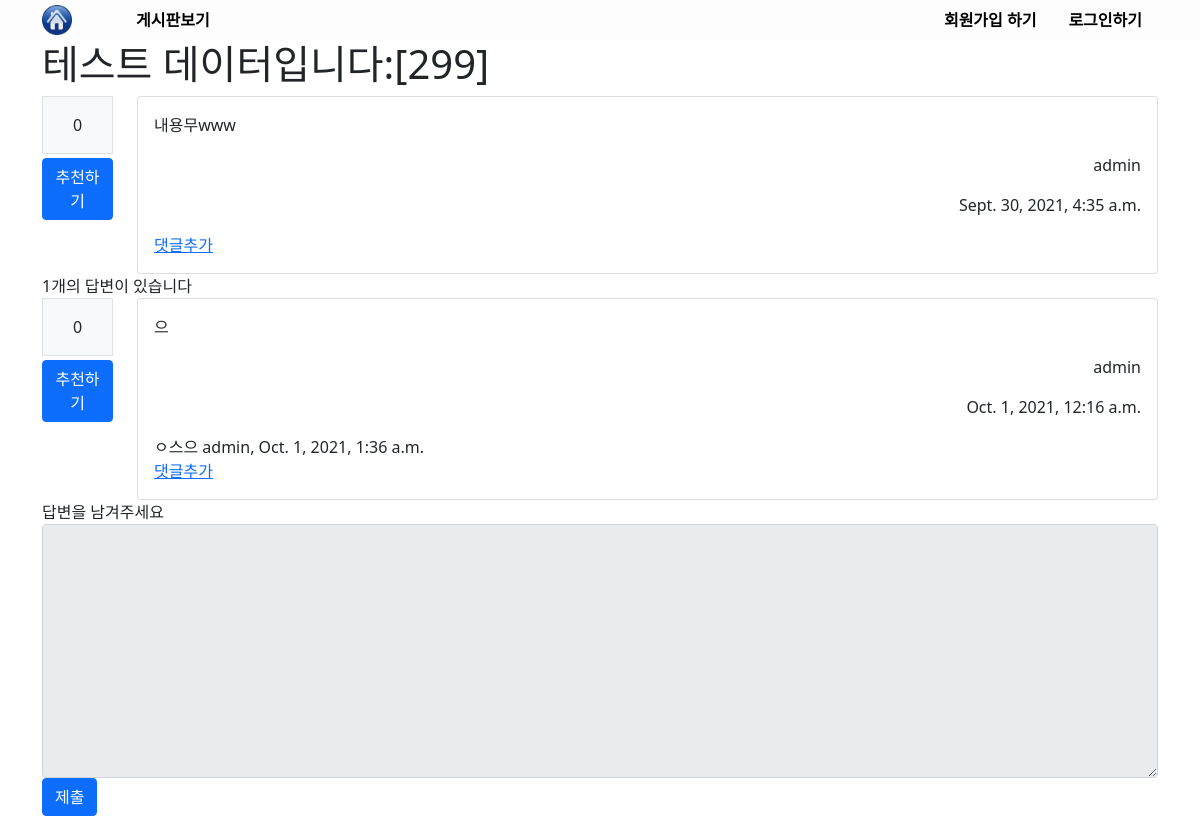
Before: /board/309/ with the older database file.
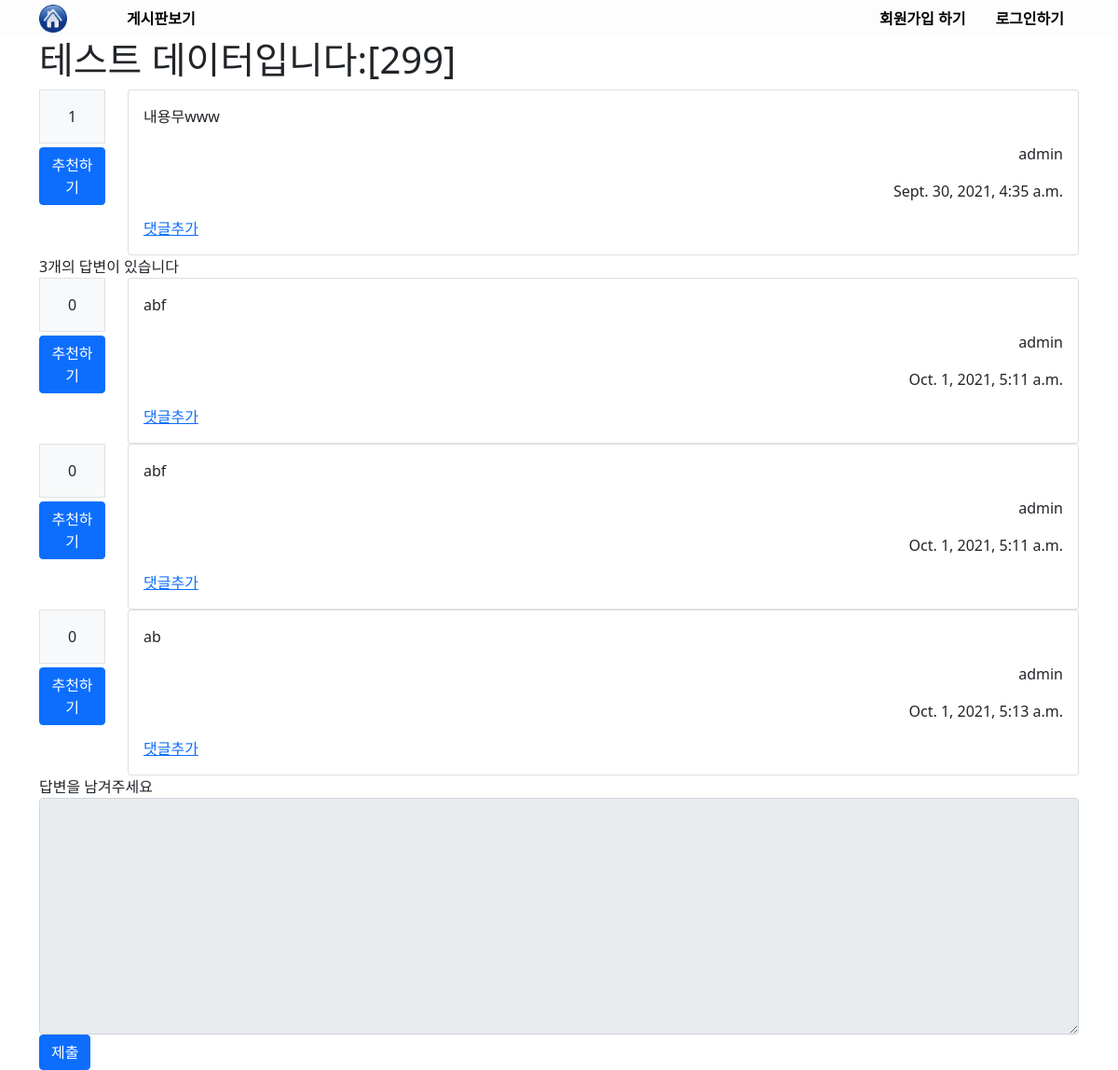
After: the same page with the newer database file.
### board/models.py (models this page shows, shortened)
class Question(models.Model):
  subject = models.CharField(max_length=200)
  content = models.TextField()
  create_date = models.DateTimeField()
  author = models.ForeignKey(User,on_delete=models.CASCADE, related_name='quthor_question')
  modify_date = models.DateTimeField(null=True, blank=True)
  voter = models.ManyToManyField(User,related_name='voter_question')

class Answer(models.Model):
  question = models.ForeignKey(Question,on_delete=models.CASCADE)
  content = models.TextField()
  create_date = models.DateTimeField()
  author = models.ForeignKey(User,on_delete=models.CASCADE, related_name='answer_question')
  modify_date = models.DateTimeField(null=True, blank=True)
  voter = models.ManyToManyField(User,related_name='voter_answer')

class Comment(models.Model):
  author = models.ForeignKey(User, on_delete=models.CASCADE)
  content = models.TextField()
  create_date = models.DateTimeField()
  modify_date = models.DateTimeField(null=True, blank=True)
  question = models.ForeignKey(Question, null=True, blank=True, on_delete=models.CASCADE)
  answer = models.ForeignKey(Answer, null=True, blank=True, on_delete=models.CASCADE)

### board/views/base_views.py (the view)
# urls.py: path('<int:question_id>/', base_views.detail, name='detail'),
def detail(request,question_id):
  question = get_object_or_404(Question, pk=question_id)
  context = {"question":question}
  return render(request,'board/detail.html',context)

### templates/board/detail.html (shortened to what this page needs)
{% extends 'base.html' %}
{% block content %}
  <div class="container">
    <h1>{{ question.subject }}</h1>
    <div class="row">
      <div class="col-1">
        <div class="border text-center bg-light mb-1 font-weight-bolder p-3">{{ question.voter.count }}</div>
        <a href="{% url 'board:vote_question' question.id  %}" class="btn btn-primary">추천하기</a>
      </div>
      <div class="col-11">
        <div class="card">
          <div class="card-body">
            <p class="card-text">{{ question.content }}</p>
            <p class="card-text d-flex flex-row-reverse">{{ question.author }}</p>
            <p class="card-text d-flex flex-row-reverse">{{ question.create_date }}</p>
            <div>
              <a href="{% url 'board:comment_create_question' question.id %}">댓글추가</a>
            </div>
          </div>
        </div>
      </div>
    </div>
    <span>{{question.answer_set.count}}개의 답변이 있습니다</span>
    {% for answer in question.answer_set.all %}
      <div class="row">
        <div class="col-1">
          <div class="border text-center bg-light mb-1 font-weight-bolder p-3">{{ answer.voter.count }}</div>
          <a href="{% url 'board:vote_answer' answer.id  %}" class="btn btn-primary">추천하기</a>
        </div>
        <div class="col-11">
          <div class="card">
            <div class="card-body">
              <p class="card-text">{{answer.content}}</p>
              <p class="card-text d-flex flex-row-reverse">{{ answer.author }}</p>
              <p class="card-text d-flex flex-row-reverse">{{ answer.create_date }}</p>
              {% if answer.comment_set.count > 0 %}
                {% for comment in answer.comment_set.all %}
                  <span>{{ comment.content }}</span>
                  <span>
                    {{ comment.author }},
                    {{ comment.create_date }}
                  </span>
                {% endfor %}
              {% endif %}
              <div>
                <a href="{% url 'board:comment_create_answer' answer.id %}">댓글추가</a>
              </div>
            </div>
          </div>
        </div>
      </div>
    {% endfor %}
    <form action="{% url 'board:answer_create' question.id %}" method="post">
      <label for="content">답변을 남겨주세요</label>
      <textarea {% if not user.is_authenticated %}disabled{% endif %} name="content" class="form-control" id="content" rows="10"></textarea>
      <button class="btn btn-primary">제출</button>
    </form>
  </div>
{% endblock %}

### templates/base.html (shortened to what this page needs)
{% load static %}
<!DOCTYPE html>
<html lang="en">
  <head>
    <link rel="stylesheet" href="{% static 'style.css' %}" type="text/css">
    <link href="https://cdn.jsdelivr.net/npm/bootstrap@5.1.2/dist/css/bootstrap.min.css" rel="stylesheet">
  </head>
  <body>
    {% include 'nav.html' %}
    {% block content %}{% endblock content %}
  </body>
</html>

### templates/nav.html
<header id="nav-header" class="py-1">
  <div class="container">
    <ul class="nav d-flex ">
      <li class="nav-item flex-grow-1 d-flex align-items-center ">
        <a href="{% url 'main:index' %}"><img id="mi" class="me-5" src="/static/home.png" alt=""></a>
        <a class="nav-link active text-black align-content-center aria-current=" page="page" href="{% url 'board:index' %}">게시판보기</a>
      </li>
      <li class="nav-item d-flex align-items-center">
        {% if user.is_authenticated %}
          <a class="nav-link text-black" href="{% url 'common:logout' %}">로그아웃 하기</a>
        {% else %}
          <a class="nav-link text-black" href="{% url 'common:signup' %}">회원가입 하기</a>
          <a class="nav-link text-black" href="{% url 'common:login' %}">로그인하기</a>
        {% endif %}
      </li>
    </ul>
  </div>
</header>

### static/style.css (style rules this page uses)
body { font-family: 'Poppins', sans-serif; padding-top: 40px; }
#nav-header { position: fixed; top: 0; left: 0; right: 0; height: 40px; font-weight: bold; display: flex; justify-content: space-between; align-items: center; background-color: #FEFDFE; z-index: 1; }

Changed rows visible on the page:
removed Answer: voter.count "0", content "으", author "admin", create_date "Oct. 1, 2021, 12:16 a.m."
removed Comment: content "ㅇ스으", author "admin", create_date "Oct. 1, 2021, 1:36 a.m."
computed for Question "테스트 데이터입니다:[299]": voter.count "0" → "1"; answer_set.count "1" → "3"
added Answer: voter.count "0", content "abf", author "admin", create_date "Oct. 1, 2021, 5:11 a.m."
added Answer: voter.count "0", content "abf", author "admin", create_date "Oct. 1, 2021, 5:11 a.m."
added Answer: voter.count "0", content "ab", author "admin", create_date "Oct. 1, 2021, 5:13 a.m."
